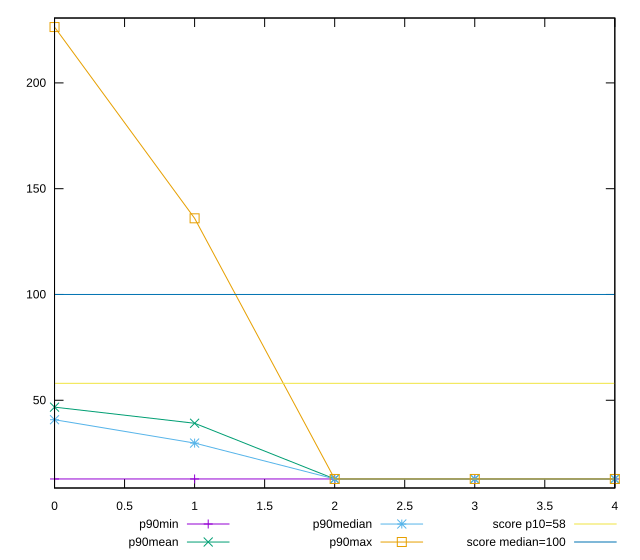

Reproduce this figure in gnuplot.
reset

$p90Min <<EOF
0 12.8
1 12.8
2 12.8
3 12.8
4 12.8
EOF

$p90Mean <<EOF
0 46.74255319148936
1 39.128510638297904
2 12.799999999999976
3 12.799999999999976
4 12.799999999999976
EOF

$p90Median <<EOF
0 40.800000000000004
1 29.760000000000005
2 12.8
3 12.8
4 12.8
EOF

$p90Max <<EOF
0 226.4
1 136.00000000000074
2 12.8
3 12.8
4 12.8
EOF

set key outside below
set xrange [0:4]
set yrange [8.527999999999976:230.672]
set trange [8.527999999999976:230.672]
set terminal svg size 640, 560 enhanced background rgb 'white'
set output "report_00019_2021-02-10T18-14-37.922Z//estimated-input-latency/progression/value.svg"

plot $p90Min title "p90min" with linespoints, \
     $p90Mean title "p90mean" with linespoints, \
     $p90Median title "p90median" with linespoints, \
     $p90Max title "p90max" with linespoints, \
     58 title "score p10=58", \
     100 title "score median=100"

reset
